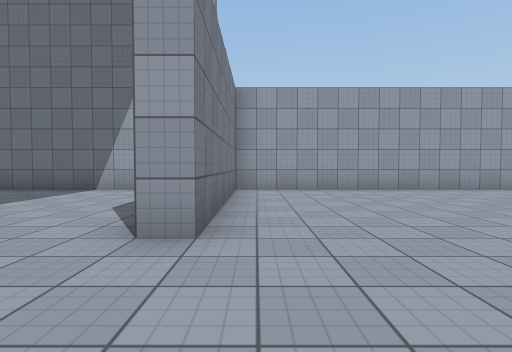
[1] (above)

24 first-person views from a walk through a 3-D level made in the Unity game engine. The camera is 1.2 m above the floor, tilts 2° down and sees 80° across. The floor is counted in squares, 2 m on a side. Each view is taken from the middle of a square. On the plan, view 1 faces up. The plan holds only what a view shows up to about 9 squares ahead; the rest is blank. The place goes on beyond the plan. Surface patterns are stand-ins for the level's own textures.

[2]
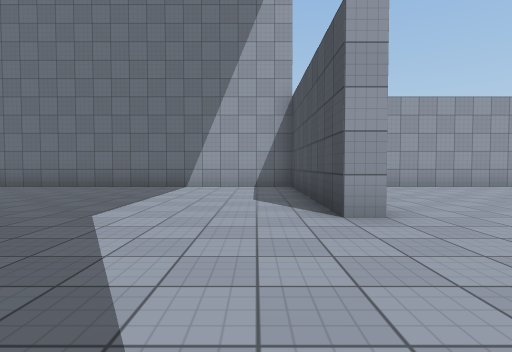

[3]
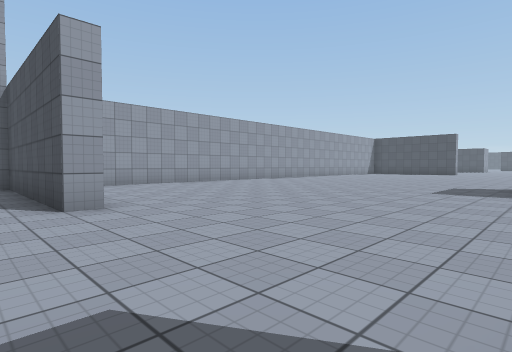

[4]
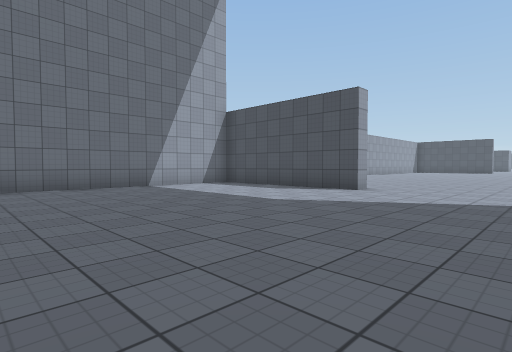

[5]
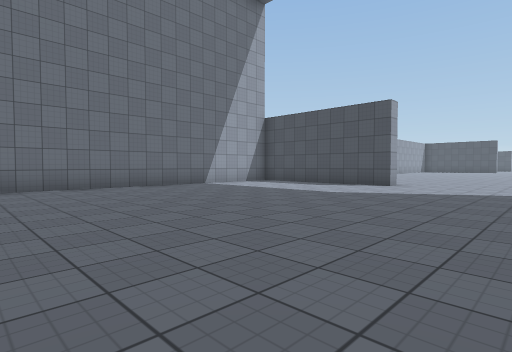

[6]
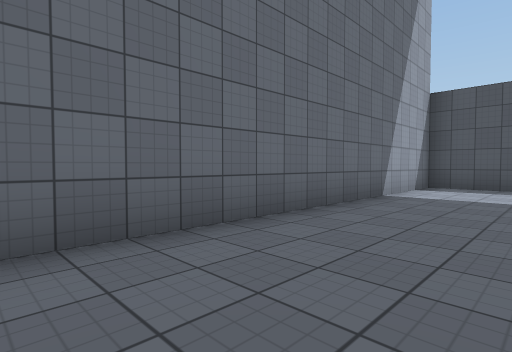

[7]
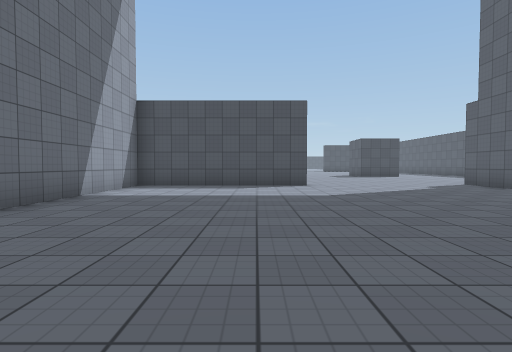

[8]
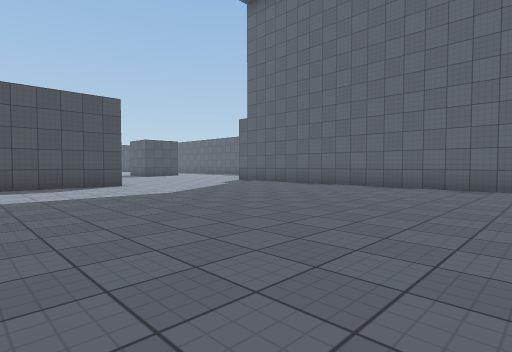

[9]
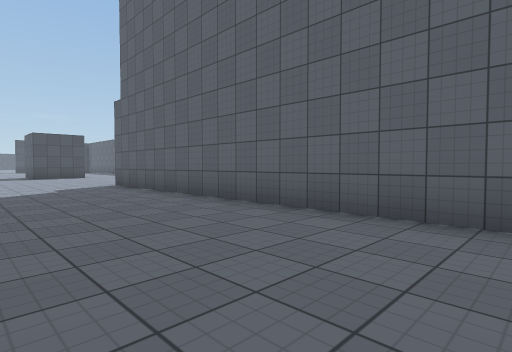

[10]
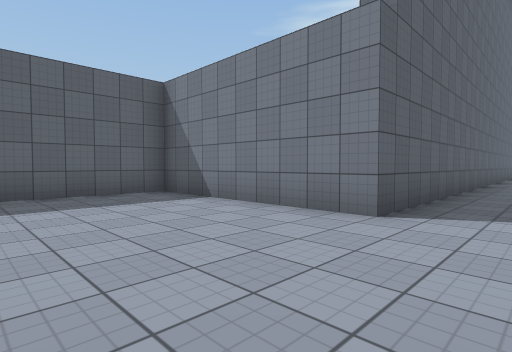

[11]
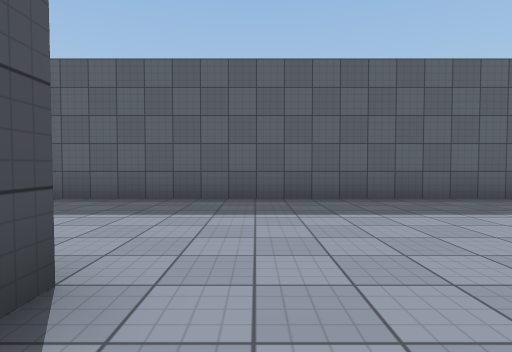

[12]
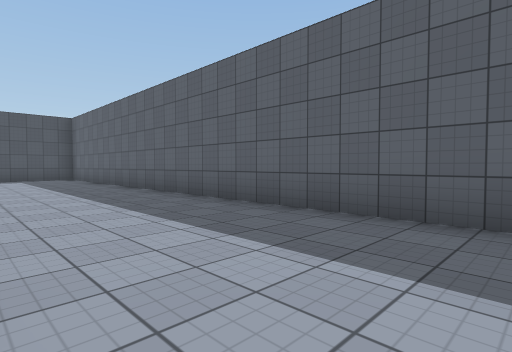

[13]
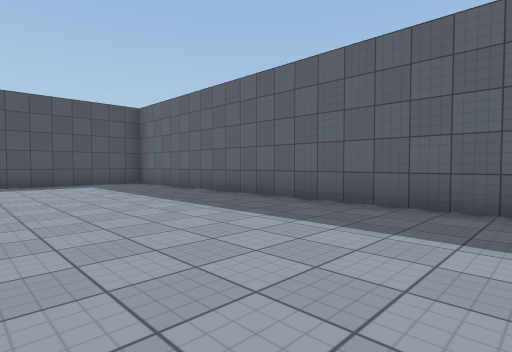

[14]
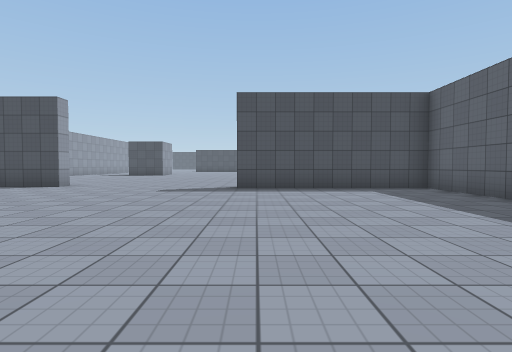

[15]
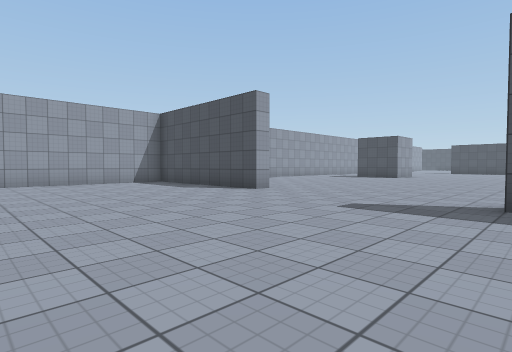

[16]
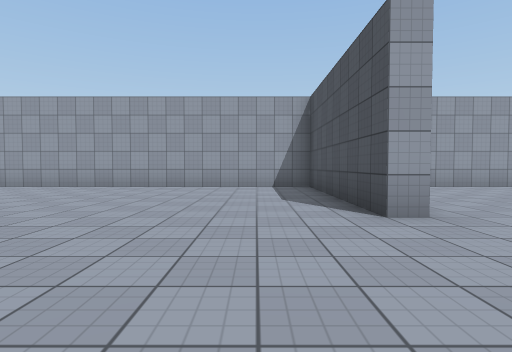

[17]
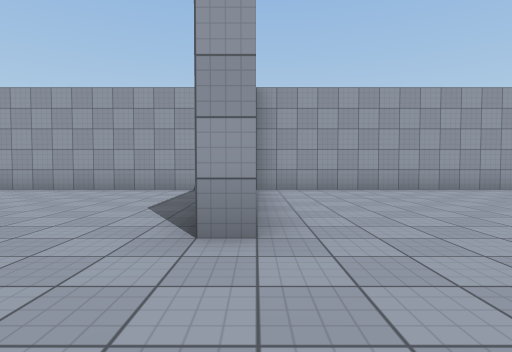

[18]
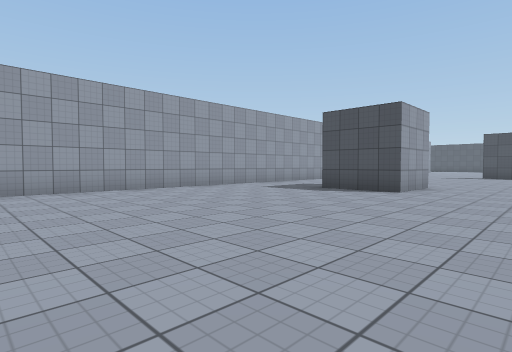

[19]
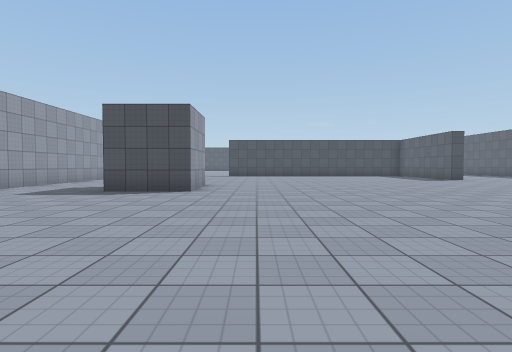

[20]
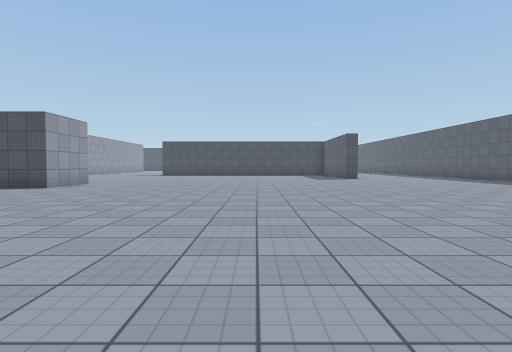

[21]
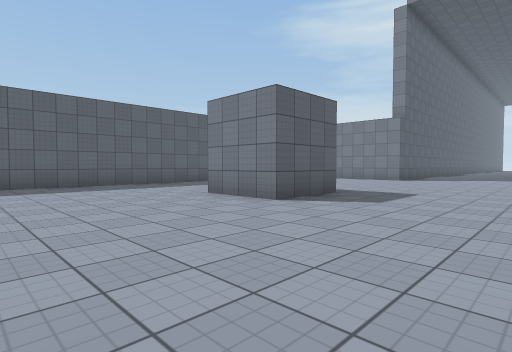

[22]
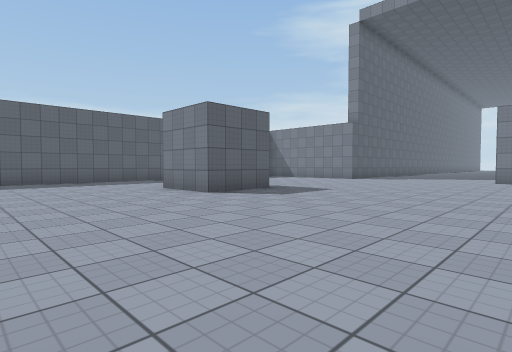

[23]
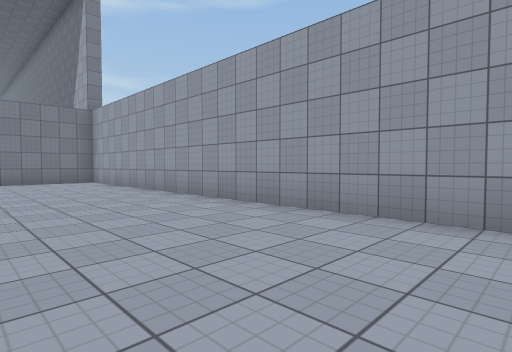

[24]
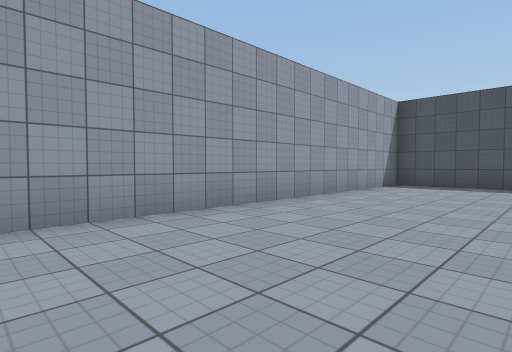

### Floor plan
Points are (right, up) in squares from view 1. A wall is a line through its corners. A room is listed if a view was taken in it or the views show most of it. See-through windows are left out.
Room 1 (views 1, 2, 3, 4, 5, 6, 7, 8, 9, 10, 11, 12, 13, 14, 15, 16, 17, 18, 19, 20, 21, 22, 23, 24)
walls: (5.9, -1.5) (8, -1.5) (8, -3.5); (20.1, 2.5) (19.5, 2.5) (19.5, 7.5) (-0.5, 7.5) (-0.5, 2.5) (-1, 2.5) (-1, 7.5) (-9.9, 7.5); (27.2, 7.5) (20, 7.5); (31, 2.5) (29, 2.5) (29, 4.5); (31, 7.5) (29.6, 7.5); (-9.8, -2.5) (-0.5, -2.5) (-0.5, -7.5) (19, -7.5) (19, -2.5)

Positions as (right, up) in squares from view 1, and headings:
1: (0, 0), facing up
2: (-2, -1), facing up
3: (-2, -2), facing up-right
4: (-8, -1), facing up-right
5: (-10, -1), facing up-right
6: (-10, 5), facing up-right
7: (-10, 4), facing right
8: (-10, 6), facing down-right
9: (-10, 1), facing down-right
10: (3, -1), facing down-left
11: (5, -2), facing down
12: (5, -4), facing down-right
13: (9, -3), facing down-right
14: (11, -3), facing right
15: (14, -3), facing up-right
16: (18, -1), facing up
17: (20, 0), facing up
18: (22, 0), facing up-right
19: (22, 1), facing right
20: (21, -3), facing right
21: (12, 2), facing down-left
22: (12, 4), facing down-left
23: (11, 4), facing up-left
24: (10, 4), facing up-right
